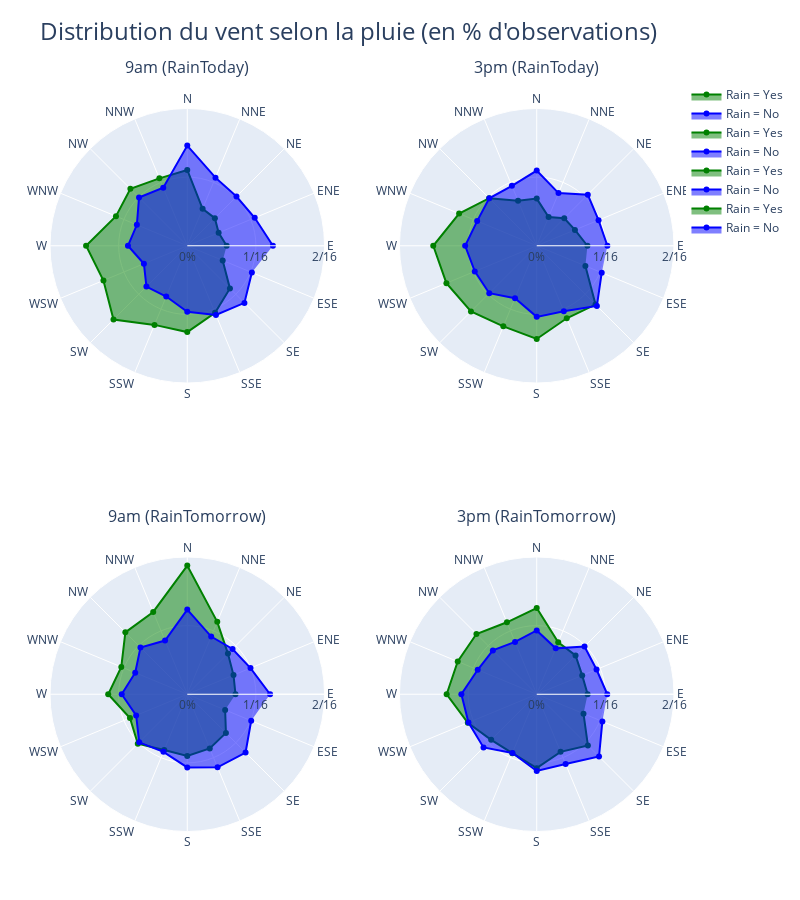

The code cell stored with this chart in its notebook:
### Markdown cell above
### Direction du vent 
#### A décliner par mois? ou par territoire?

### Code cell
#Correlation % d'observation selon direction du vent selon modalité var cible
import plotly.graph_objects as go
from plotly.subplots import make_subplots

# Liste ordonnée des 16 directions du vent (selon les points cardinaux et intermédiaires)
WIND_DIRS = ['E', 'ENE', 'NE', 'NNE', 'N', 'NNW', 'NW', 'WNW',
             'W', 'WSW', 'SW', 'SSW', 'S', 'SSE', 'SE', 'ESE']

def create_rain_wind_traces(df, rain_col, wind_col):
    """
    Crée deux courbes polaires représentant la part (%) d'observations avec et sans pluie
    selon les directions du vent.

    Args:
        df : DataFrame météo contenant les colonnes de pluie et de direction du vent
        rain_col : nom de la colonne indiquant la pluie (RainToday ou RainTomorrow)
        wind_col : nom de la colonne indiquant la direction du vent (WindDir9am ou WindDir3pm)

    Returns:
        (trace_yes, trace_no) : deux objets Scatterpolar (Rain = Yes, Rain = No)
    """
    # Comptage des occurrences par direction pour chaque modalité de pluie
    count_yes = df[df[rain_col] == "Yes"].groupby(wind_col).size().reindex(WIND_DIRS, fill_value=0)
    count_no  = df[df[rain_col] == "No"].groupby(wind_col).size().reindex(WIND_DIRS, fill_value=0)

    # Conversion en pourcentages
    percent_yes = (count_yes / count_yes.sum()) * 100
    percent_no  = (count_no  / count_no.sum()) * 100

    # Création des deux traces polaires
    trace_yes = go.Scatterpolar(r=percent_yes, theta=WIND_DIRS, name='Rain = Yes', fill='toself', marker_color='green')
    trace_no  = go.Scatterpolar(r=percent_no,  theta=WIND_DIRS, name='Rain = No',  fill='toself', marker_color='blue')

    return trace_yes, trace_no

# Création d'une figure 2x2 avec des sous-graphiques polaires
fig = make_subplots(
    rows=2, cols=2,
    subplot_titles=[
        "9am (RainToday)", "3pm (RainToday)",
        "9am (RainTomorrow)", "3pm (RainTomorrow)"
    ],
    specs=[[{'type': 'polar'}, {'type': 'polar'}],
           [{'type': 'polar'}, {'type': 'polar'}]],
    vertical_spacing=0.15,
    horizontal_spacing=0.12
)

# Définir les combinaisons de variables à tracer
combinations = [
    ("RainToday", "WindDir9am",     1, 1),
    ("RainToday", "WindDir3pm",     1, 2),
    ("RainTomorrow", "WindDir9am",  2, 1),
    ("RainTomorrow", "WindDir3pm",  2, 2)
]

# Générer et ajouter les courbes à chaque sous-graphe
for rain_col, wind_col, row, col in combinations:
    trace_yes, trace_no = create_rain_wind_traces(df, rain_col, wind_col)
    fig.add_trace(trace_yes, row=row, col=col)
    fig.add_trace(trace_no,  row=row, col=col)

# Fonction pour appliquer une échelle radiale uniforme (max = 2/16 directions ≈ 12.5 %)
def set_uniform_radial_axes(fig, max_val=12.5):
    """
    Applique une échelle radiale uniforme (0 à 12.5%) à chaque sous-graphique polar.

    Args:
        fig : objet figure Plotly
        max_val : valeur max pour l'axe radial (%)
    """
    tickvals = [0, max_val/2, max_val]
    ticktext = ["0%", "1/16", "2/16"]

    # Compatibilité ancienne version (polar sans suffixe)
    for i in range(1, 5):
        key = 'polar' if i == 1 else f'polar{i}'
        if key in fig.layout:
            fig.layout[key].radialaxis = dict(
                visible=True,
                range=[0, max_val],
                tickvals=tickvals,
                ticktext=ticktext
            )

# Appliquer l'échelle radiale
set_uniform_radial_axes(fig)

# Mise en page générale de la figure
fig.update_layout(
    title="Distribution du vent selon la pluie (en % d'observations)",
    title_font_size=24,
    showlegend=True,
    paper_bgcolor='white',
    height=900,
    width=800,
    margin=dict(t=80, b=40, l=50, r=50),
)

# Affichage final
fig.show()

### Figure 1 — Plotly figure (JSON) as saved in the notebook; plotly's stock layout.template omitted (floating-point values rounded to 4 significant figures)
{"data": [{"fill": "toself", "marker": {"color": "green"}, "name": "Rain = Yes", "r": [3.586, 3.091, 3.553, 3.646, 6.9, 6.641, 7.325, 7.026, 9.214, 8.264, 9.499, 7.799, 7.862, 6.614, 5.492, 3.49], "subplot": "polar", "theta": ["E", "ENE", "NE", "NNE", "N", "NNW", "NW", "WNW", "W", "WSW", "SW", "SSW", "S", "SSE", "SE", "ESE"], "type": "scatterpolar"}, {"fill": "toself", "marker": {"color": "blue"}, "name": "Rain = No", "r": [7.798, 6.647, 6.336, 6.711, 9.118, 5.719, 6.214, 4.969, 5.401, 4.275, 5.26, 5.0, 6.004, 6.821, 7.358, 6.368], "subplot": "polar", "theta": ["E", "ENE", "NE", "NNE", "N", "NNW", "NW", "WNW", "W", "WSW", "SW", "SSW", "S", "SSE", "SE", "ESE"], "type": "scatterpolar"}, {"fill": "toself", "marker": {"color": "green"}, "name": "Rain = Yes", "r": [4.615, 3.767, 3.544, 2.832, 4.292, 4.444, 6.123, 7.648, 9.421, 8.9, 8.467, 7.942, 8.489, 7.146, 7.573, 4.796], "subplot": "polar2", "theta": ["E", "ENE", "NE", "NNE", "N", "NNW", "NW", "WNW", "W", "WSW", "SW", "SSW", "S", "SSE", "SE", "ESE"], "type": "scatterpolar"}, {"fill": "toself", "marker": {"color": "blue"}, "name": "Rain = No", "r": [6.435, 6.094, 6.577, 5.187, 6.849, 5.902, 6.113, 5.87, 6.516, 6.105, 6.109, 5.165, 6.476, 6.448, 7.747, 6.406], "subplot": "polar2", "theta": ["E", "ENE", "NE", "NNE", "N", "NNW", "NW", "WNW", "W", "WSW", "SW", "SSW", "S", "SSE", "SE", "ESE"], "type": "scatterpolar"}, {"fill": "toself", "marker": {"color": "green"}, "name": "Rain = Yes", "r": [4.39, 4.557, 5.234, 7.134, 11.72, 8.112, 7.975, 6.503, 7.201, 5.648, 6.373, 5.491, 5.612, 5.345, 4.977, 3.732], "subplot": "polar3", "theta": ["E", "ENE", "NE", "NNE", "N", "NNW", "NW", "WNW", "W", "WSW", "SW", "SSW", "S", "SSE", "SE", "ESE"], "type": "scatterpolar"}, {"fill": "toself", "marker": {"color": "blue"}, "name": "Rain = No", "r": [7.541, 6.231, 5.829, 5.685, 7.711, 5.292, 6.029, 5.132, 5.97, 5.039, 6.19, 5.677, 6.664, 7.205, 7.504, 6.3], "subplot": "polar3", "theta": ["E", "ENE", "NE", "NNE", "N", "NNW", "NW", "WNW", "W", "WSW", "SW", "SSW", "S", "SSE", "SE", "ESE"], "type": "scatterpolar"}, {"fill": "toself", "marker": {"color": "green"}, "name": "Rain = Yes", "r": [4.636, 4.484, 4.999, 5.116, 7.854, 7.092, 7.763, 7.786, 8.201, 6.79, 5.866, 5.804, 6.732, 5.677, 6.589, 4.61], "subplot": "polar4", "theta": ["E", "ENE", "NE", "NNE", "N", "NNW", "NW", "WNW", "W", "WSW", "SW", "SSW", "S", "SSE", "SE", "ESE"], "type": "scatterpolar"}, {"fill": "toself", "marker": {"color": "blue"}, "name": "Rain = No", "r": [6.425, 5.895, 6.156, 4.524, 5.805, 5.156, 5.646, 5.815, 6.862, 6.725, 6.854, 5.782, 6.992, 6.87, 8.023, 6.47], "subplot": "polar4", "theta": ["E", "ENE", "NE", "NNE", "N", "NNW", "NW", "WNW", "W", "WSW", "SW", "SSW", "S", "SSE", "SE", "ESE"], "type": "scatterpolar"}], "layout": {"annotations": [{"font": {"size": 16}, "showarrow": false, "text": "9am (RainToday)", "x": 0.22, "xanchor": "center", "xref": "paper", "y": 1, "yanchor": "bottom", "yref": "paper"}, {"font": {"size": 16}, "showarrow": false, "text": "3pm (RainToday)", "x": 0.78, "xanchor": "center", "xref": "paper", "y": 1, "yanchor": "bottom", "yref": "paper"}, {"font": {"size": 16}, "showarrow": false, "text": "9am (RainTomorrow)", "x": 0.22, "xanchor": "center", "xref": "paper", "y": 0.425, "yanchor": "bottom", "yref": "paper"}, {"font": {"size": 16}, "showarrow": false, "text": "3pm (RainTomorrow)", "x": 0.78, "xanchor": "center", "xref": "paper", "y": 0.425, "yanchor": "bottom", "yref": "paper"}], "height": 900, "margin": {"b": 40, "l": 50, "r": 50, "t": 80}, "paper_bgcolor": "white", "polar": {"domain": {"x": [0, 0.44], "y": [0.575, 1]}, "radialaxis": {"range": [0, 12.5], "ticktext": ["0%", "1/16", "2/16"], "tickvals": [0, 6.25, 12.5], "visible": true}}, "polar2": {"domain": {"x": [0.56, 1], "y": [0.575, 1]}, "radialaxis": {"range": [0, 12.5], "ticktext": ["0%", "1/16", "2/16"], "tickvals": [0, 6.25, 12.5], "visible": true}}, "polar3": {"domain": {"x": [0, 0.44], "y": [0, 0.425]}, "radialaxis": {"range": [0, 12.5], "ticktext": ["0%", "1/16", "2/16"], "tickvals": [0, 6.25, 12.5], "visible": true}}, "polar4": {"domain": {"x": [0.56, 1], "y": [0, 0.425]}, "radialaxis": {"range": [0, 12.5], "ticktext": ["0%", "1/16", "2/16"], "tickvals": [0, 6.25, 12.5], "visible": true}}, "showlegend": true, "title": {"font": {"size": 24}, "text": "Distribution du vent selon la pluie (en % d'observations)"}, "width": 800}}
